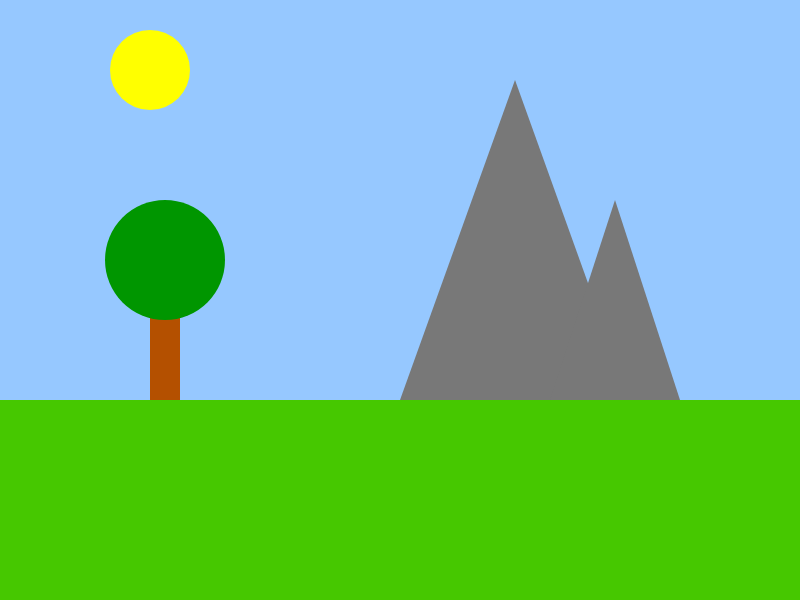
Frame 1 (no input)
Frame 60 (no input): identical to frame 1, image omitted
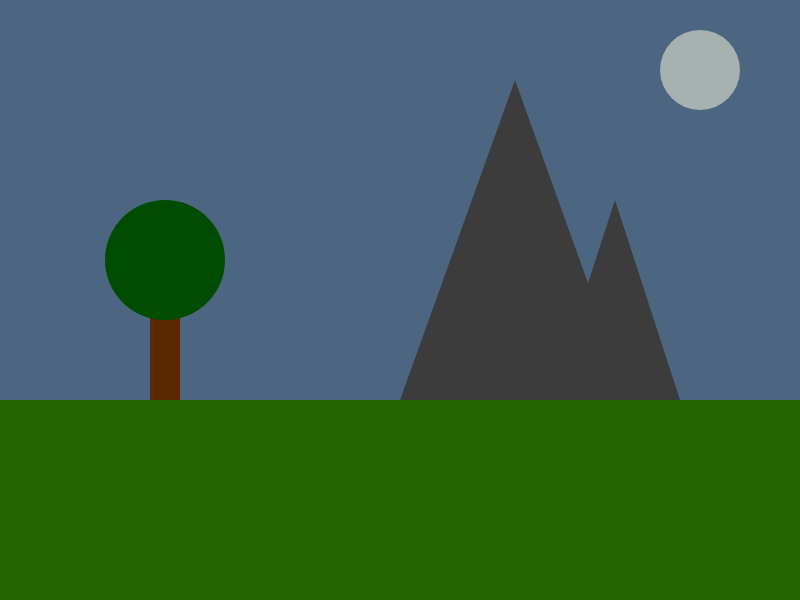
Frame 120 (the mouse pressed at the canvas centre since frame 60)

The p5.js sketch that drew these frames (run headless with seeded random() and noise() and a simulated clock; from frame 60 on, the mouse is pressed at the canvas centre):

// p5.js sketch
// ── sketch.js
var groundHeight;
var mountain1;
var mountain2;

var tree;

var moon;
var sun;
var darkness;

function setup()
{
	createCanvas(800, 600);
	//set the groundHeight proportional to the canvas size
	groundHeight = (height / 3) * 2;

	//initalise the mountain objects with properties to help draw them to the canvas
	mountain1 = {
		x: 400,
		y: groundHeight,
		height: 320,
		width: 230
	};
	mountain2 = {
		x: 550,
		y: groundHeight,
		height: 200,
		width: 130
	};

	//initalise the tree object
	tree = {
		x: 150,
		y: groundHeight + 20,
		trunkWidth: 40,
		trunkHeight: 150,
		canopyWidth: 120,
		canopyHeight: 100
	};

    //initalise the sun 
	sun = {
		x: 150,
		y: 70,
		diameter: 80
	};
    
    //TASK: intialise a moon object with an extra property for brightness
	moon = {
		x: 700,
		y: 70,
		diameter: 80
	};

	tree = {
	    pos_x: 150,
	    trunkHeight: 140,
		trunkWidth: 30,
		diameter: 120
	};

	//set the initial darkness
	darkness = 0;
	// set the initional sun color
	onFire = 0;
}



function draw()
{
	//TASK: update the values for the moons brightness, the sun's position and the darkness.
	//You can either map this to the mouse's location (i.e. the futher left the mouse is the more daylight) or you can just change the values gradually over time.


	//draw the sky
	background(150, 200, 255);
	noStroke();

	//draw the sun
	fill(255, 255 - onFire, 0);
	ellipse(sun.x, sun.y + darkness * 1.5, sun.diameter);
    
	//draw the ground and make it green
	fill(70, 200, 0);
	rect(0, groundHeight, width, height - groundHeight);

	//draw the mountains
	fill(120);
	triangle(mountain1.x, mountain1.y,
		mountain1.x + mountain1.width, mountain1.y,
		mountain1.x + (mountain1.width / 2), mountain1.y - mountain1.height);

	triangle(mountain2.x, mountain2.y,
		mountain2.x + mountain2.width, mountain2.y,
		mountain2.x + (mountain2.width / 2), mountain2.y - mountain2.height);
    
    //TASK: You can draw the tree yourself
	//tree
	noStroke();
	//trunk
	fill(180, 80, 0);
	rect(
		tree.pos_x,
		groundHeight - tree.trunkHeight,
		tree.trunkWidth,
		tree.trunkHeight);
	//leaves
	fill(0, 150, 0);
	ellipse(
		tree.pos_x + tree.trunkWidth / 2,
		groundHeight - tree.trunkHeight,
		tree.diameter,
		tree.diameter);
    

	//TASK: make the scene dark by drawing a rectangle that covers the whole canvas.
	//Use the alpha value of fill to determine how dark to make it
	fill(0, 0, 0, min(225, darkness));
	rect(0, 0, width, height)


	//TASK: you'll need to draw the moon too. Make sure you use brightness to adjust the colour
	//draw the moon
	fill(255, 255, 220, darkness);
	ellipse(moon.x, moon.y, moon.diameter, moon.diameter);

	darkness = 255 / width * mouseX;
	onFire = darkness / 5 * 4;
}
